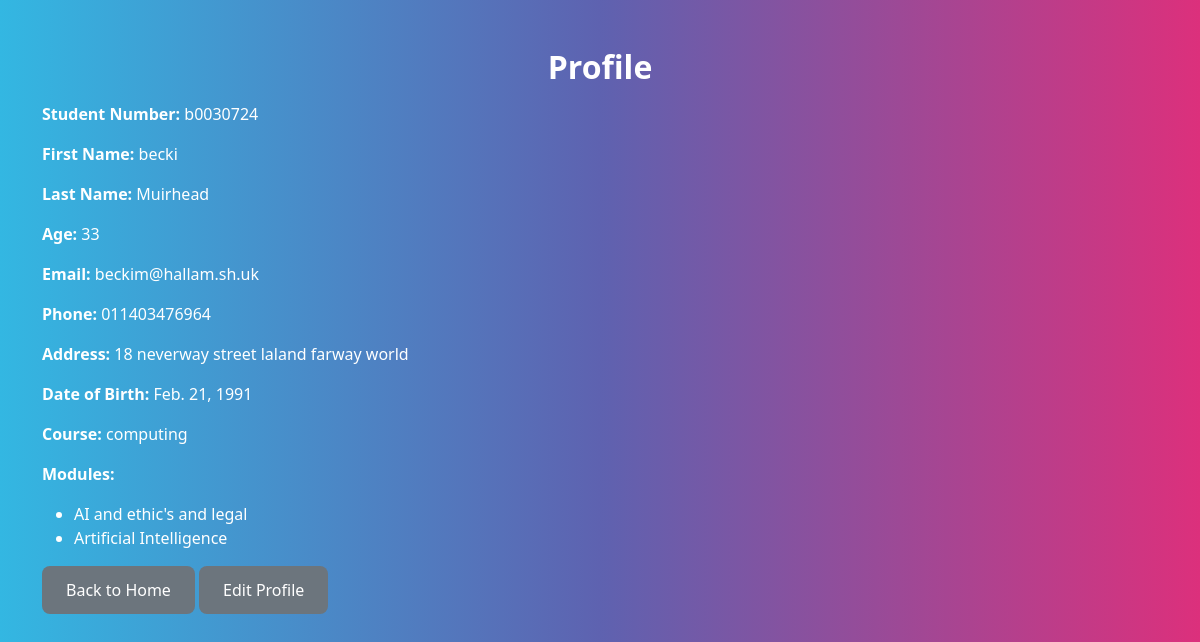
Page /students/profile/ (signed in) on the earlier database version.
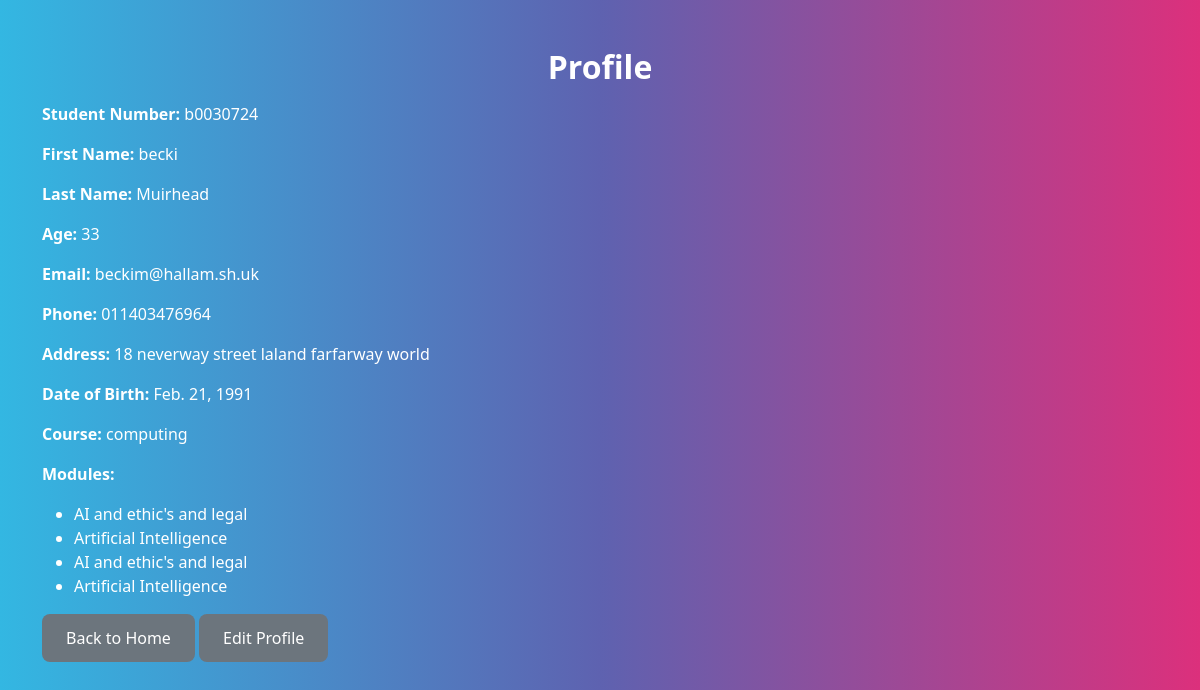
Same page on the later database version.
### students/models.py (models this page shows, shortened)
class Student(models.Model):
    user = models.OneToOneField(settings.AUTH_USER_MODEL, on_delete=models.CASCADE)
    student_number = models.CharField(max_length=10)
    first_name = models.CharField(max_length=50)
    last_name = models.CharField(max_length=50)
    age = models.IntegerField()
    email = models.EmailField(max_length=100)
    phone = models.CharField(max_length=15)
    address = models.TextField()
    date_of_birth = models.DateField(default='2000-01-01')
    course = models.CharField(max_length=50)

class Module(models.Model):
    code = models.CharField(max_length=10, unique=True)
    name = models.CharField(max_length=100)
    description = models.TextField()
    credits = models.PositiveIntegerField()
    semester = models.CharField(max_length=20)
    instructor = models.CharField(max_length=100)
    students = models.ManyToManyField('Student', related_name='modules', through='Registration')

### students/views.py (the view)
# urls.py: path('profile/', views.profile, name='profile'),
@login_required
def profile(request):
    student = get_object_or_404(Student, user=request.user)
    return render(request, 'students/profile.html', {'student': student})

### students/templates/students/profile.html (shortened to what this page needs)
<!DOCTYPE html>
<html lang="en">
<head>
    {% load static %}
    <link rel="stylesheet" href="{% static 'css/bootstrap.min.css' %}">
    <link rel="stylesheet" href="{% static 'css/styles.css' %}">
</head>
<body>
    <div class="container mt-4">
        <h2 class="text-center">Profile</h2>
        <div class="profile-details">
            <p><strong>Student Number:</strong> {{ student.student_number }}</p>
            <p><strong>First Name:</strong> {{ student.first_name }}</p>
            <p><strong>Last Name:</strong> {{ student.last_name }}</p>
            <p><strong>Age:</strong> {{ student.age }}</p>
            <p><strong>Email:</strong> {{ student.email }}</p>
            <p><strong>Phone:</strong> {{ student.phone }}</p>
            <p><strong>Address:</strong> {{ student.address }}</p>
            <p><strong>Date of Birth:</strong> {{ student.date_of_birth }}</p>
            <p><strong>Course:</strong> {{ student.course }}</p>
            <p><strong>Modules:</strong></p>
            <ul>
                {% for module in student.modules.all %}
                    <li>{{ module.name }}</li>
                {% empty %}
                    <li>No modules registered.</li>
                {% endfor %}
            </ul>
        </div>
        <a href="{% url 'students:home' %}" class="btn btn-secondary">Back to Home</a>
        <a href="{% url 'students:edit_profile' %}" class="btn btn-secondary">Edit Profile</a>
    </div>
</body>
</html>

### students/static/css/styles.css (style rules this page uses)
.btn-secondary { background-color: #6c757d; border-color: #6c757d; }

Differences in the rows shown:
changed Student "becki": address "18 neverway street laland farway world" → "18 neverway street laland farfarway world"
now on one of the page's lists (row unchanged): Module: name "AI and ethic's and legal"
now on one of the page's lists (row unchanged): Module: name "Artificial Intelligence"
